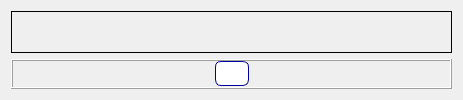
                              <widget class="QWidget" name="page_image_ocr">
                               <layout class="QVBoxLayout" name="verticalLayout_20">
                                <item>
                                 <widget class="QLabel" name="label_OCR_TEXT">
                                  <property name="frameShape">
                                   <enum>QFrame::Box</enum>
                                  </property>
                                  <property name="text">
                                   <string/>
                                  </property>
                                 </widget>
                                </item>
                                <item>
                                 <widget class="QFrame" name="frame_13">
                                  <property name="maximumSize">
                                   <size>
                                    <width>16777215</width>
                                    <height>30</height>
                                   </size>
                                  </property>
                                  <property name="frameShape">
                                   <enum>QFrame::Box</enum>
                                  </property>
                                  <property name="frameShadow">
                                   <enum>QFrame::Raised</enum>
                                  </property>
                                  <layout class="QHBoxLayout" name="horizontalLayout_2">
                                   <property name="leftMargin">
                                    <number>0</number>
                                   </property>
                                   <property name="topMargin">
                                    <number>0</number>
                                   </property>
                                   <property name="rightMargin">
                                    <number>0</number>
                                   </property>
                                   <property name="bottomMargin">
                                    <number>0</number>
                                   </property>
                                   <item>
                                    <spacer name="horizontalSpacer_3">
                                     <property name="orientation">
                                      <enum>Qt::Horizontal</enum>
                                     </property>
                                     <property name="sizeHint" stdset="0">
                                      <size>
                                       <width>202</width>
                                       <height>20</height>
                                      </size>
                                     </property>
                                    </spacer>
                                   </item>
                                   <item>
                                    <widget class="QPushButton" name="PB_Rot_OCR">
                                     <property name="minimumSize">
                                      <size>
                                       <width>0</width>
                                       <height>25</height>
                                      </size>
                                     </property>
                                     <property name="maximumSize">
                                      <size>
                                       <width>40</width>
                                       <height>16777215</height>
                                      </size>
                                     </property>
                                     <property name="styleSheet">
                                      <string notr="true">QPushButton
					{
                       border: 1px solid rgb(0,0,160);	
					 border-radius : 6px;
	background-color: rgb(255, 255, 255);
						
					}
 					 QPushButton:hover{
			
                 	background-color:  rgb(246, 255, 187);
	                                  

}
QPushButton:pressed{
  background-color :rgb(246, 255, 187);
}
</string>
                                     </property>
                                     <property name="text">
                                      <string/>
                                     </property>
                                     <property name="icon">
                                      <iconset>
                                       <normaloff>icons/rotate.png</normaloff>icons/rotate.png</iconset>
                                     </property>
                                    </widget>
                                   </item>
                                   <item>
                                    <spacer name="horizontalSpacer_4">
                                     <property name="orientation">
                                      <enum>Qt::Horizontal</enum>
                                     </property>
                                     <property name="sizeHint" stdset="0">
                                      <size>
                                       <width>201</width>
                                       <height>20</height>
                                      </size>
                                     </property>
                                    </spacer>
                                   </item>
                                  </layout>
                                 </widget>
                                </item>
                               </layout>
                              </widget>
